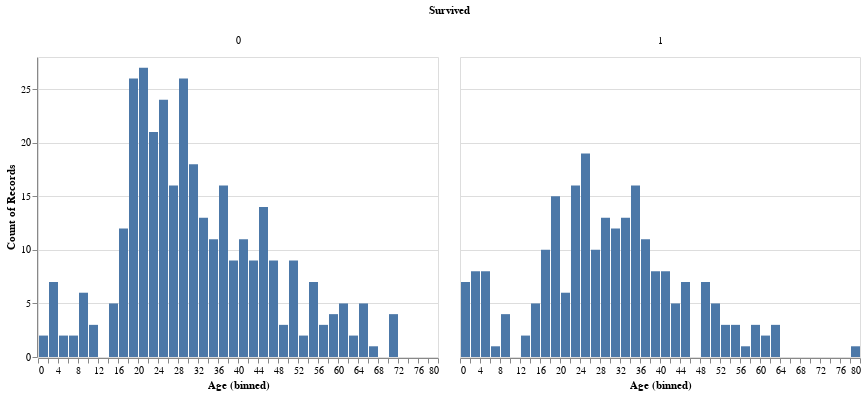

The code cell stored with this chart in its notebook:
### Code cell
alt.Chart(raw_train).mark_bar().encode(
    column='Survived',
    x=alt.X('Age',bin=alt.Bin(maxbins=50)),
    y='count():Q'
)

### Figure 1 — Vega-Lite specification as saved in the notebook (floating-point values rounded to 4 significant figures; data arrays with more than 128 entries replaced by an {"elided": "..."} marker saying what was removed)
{"$schema": "https://vega.github.io/schema/vega-lite/v3.4.0.json", "config": {"mark": {"tooltip": null}, "view": {"height": 300, "width": 400}}, "data": {"name": "data-79c55d686566d8496583faee1dc06b34"}, "datasets": {"data-79c55d686566d8496583faee1dc06b34": {"elided": "713 records"}}, "encoding": {"column": {"field": "Survived", "type": "quantitative"}, "x": {"bin": {"maxbins": 50}, "field": "Age", "type": "quantitative"}, "y": {"aggregate": "count", "type": "quantitative"}}, "mark": "bar"}
